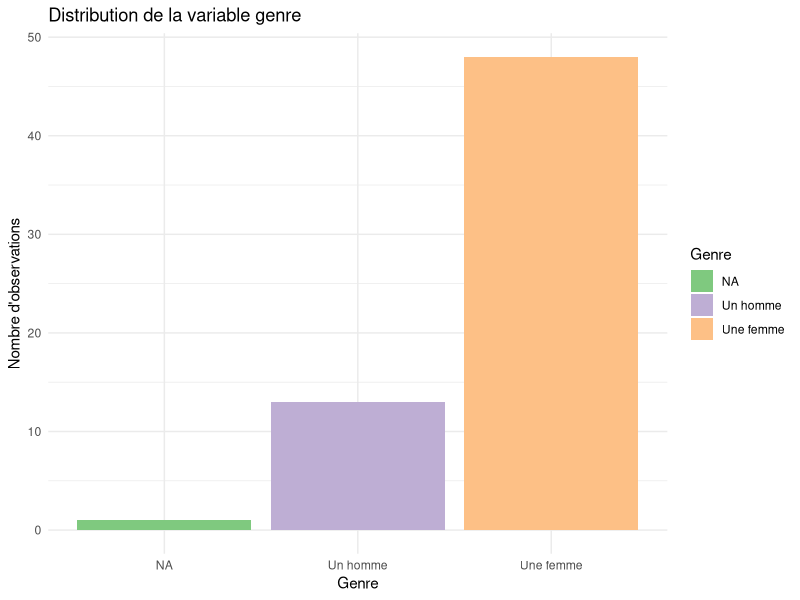
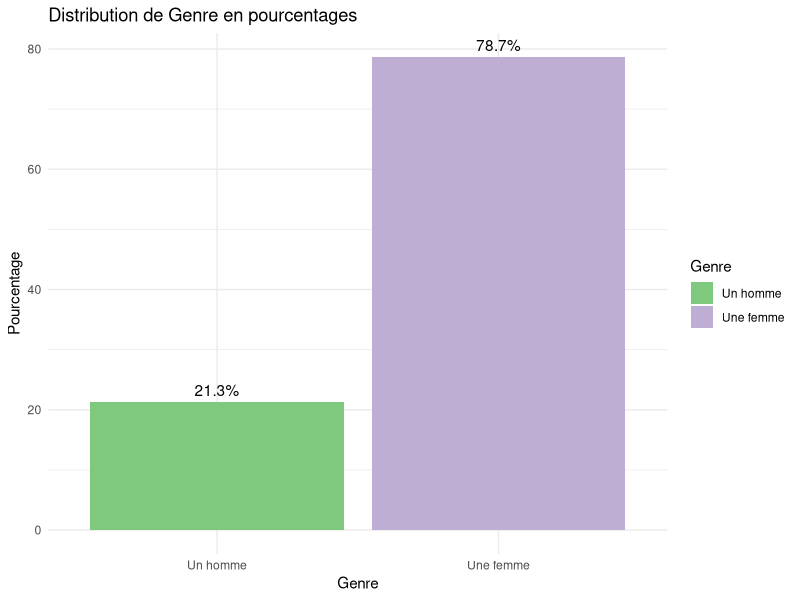
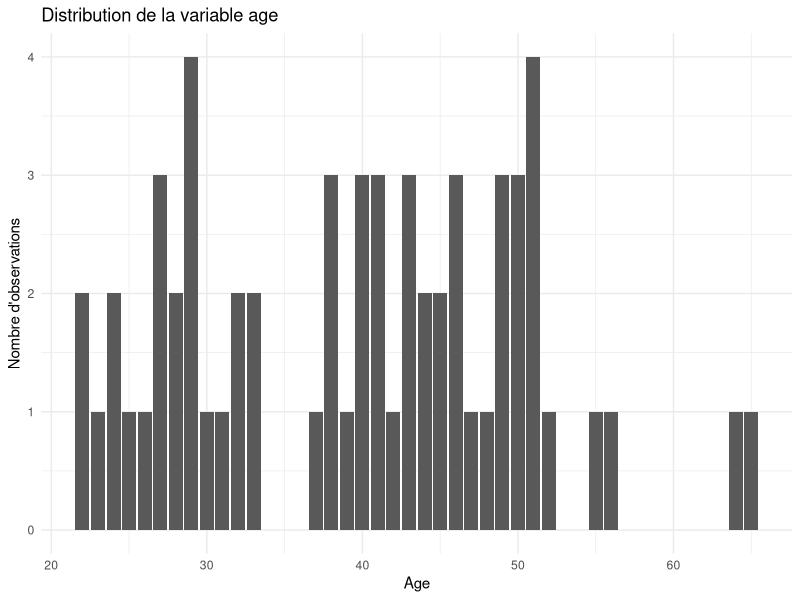
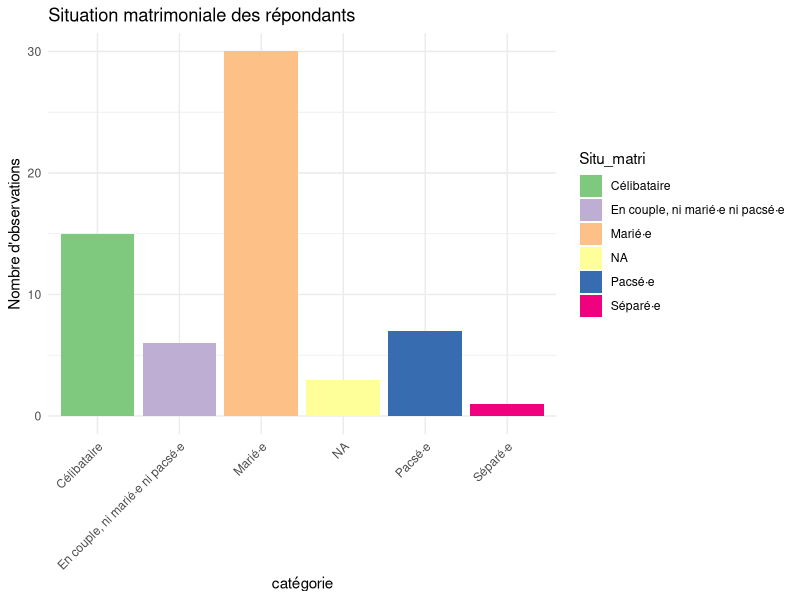
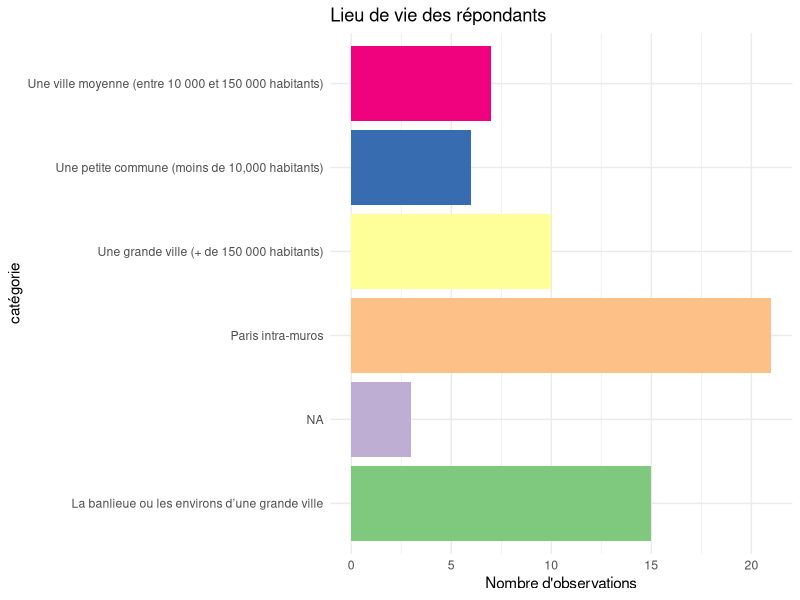
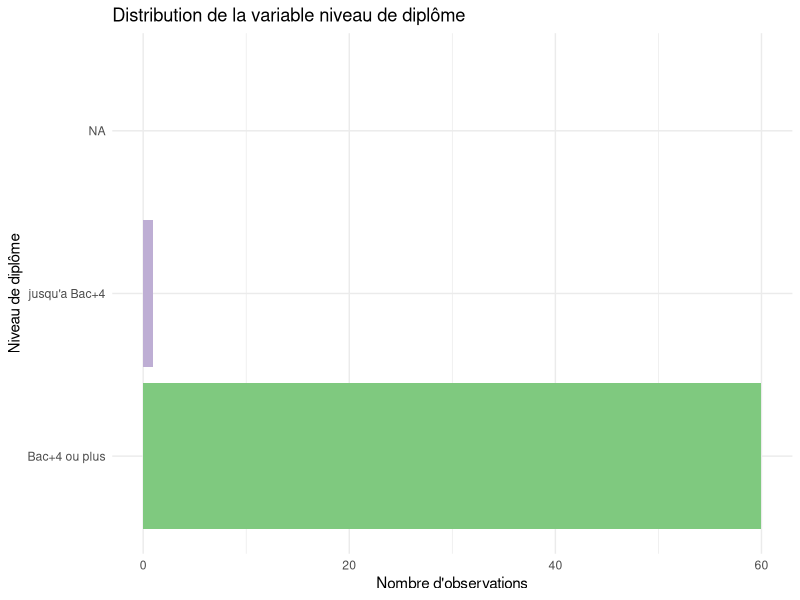
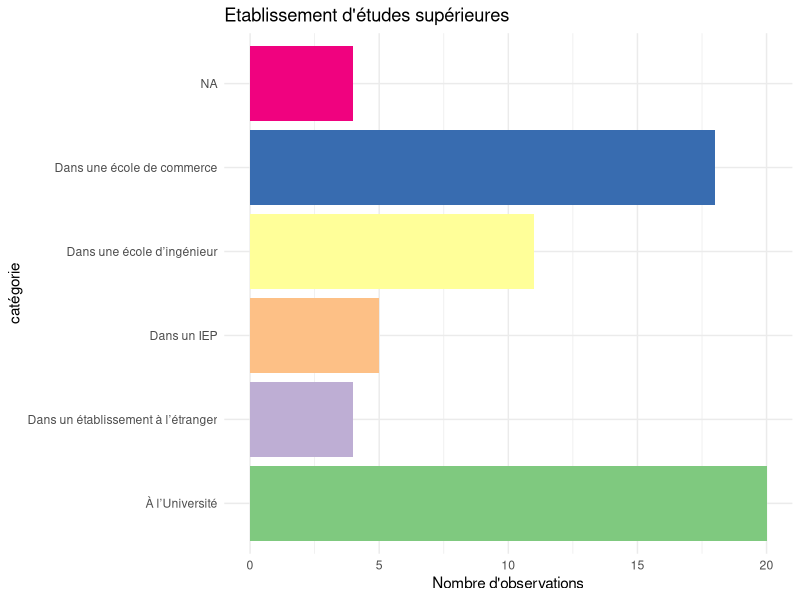
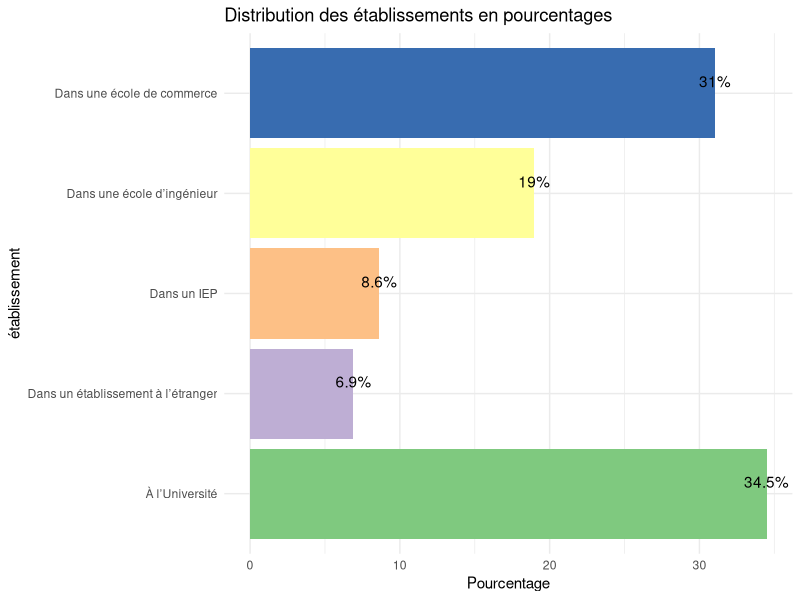

Reproduce these figures in R, in order.
setwd("PROVIRCAP")
data <- read.csv("data_assoquest_recoded_fmt.csv")

library(dplyr)
library(ggplot2)

#on créé le dataframe droits humains
data_dh <- data %>%
  filter(Dep_rse3_6=='Oui')%>%
  select(-Dep_rse3_2, -Dep_rse3_3, -Dep_rse3_4, -Dep_rse3_5, -Dep_rse3_1, -Dep_rse3_7)%>%
  rename(mission = Dep_rse3_6)%>%
  mutate(mission = case_when(
    mission =='Oui'~'droits humains',
    TRUE ~ mission))
print(data_dh$mission[1:20])

## STATISTIQUES DECRIPTIVES

# Variable de genre
data_dh <- data_dh %>%
  mutate(Genre = ifelse(is.na(Genre), "NA", Genre))
p <- ggplot(data_dh, aes(x = Genre, fill=Genre)) +
  geom_bar() +
  labs(title = "Distribution de la variable genre",
       x = "Genre",
       y = "Nombre d'observations") +
  scale_fill_brewer(palette = "Accent")+
  theme_minimal()
  
print(p)
ggsave(filename = "genre_dh.png", plot = p, width = 8, height = 6)

filtered_data <- data_dh %>%
  filter(Genre != "NA") %>%
  group_by(Genre) %>%
  summarise(count = n()) %>%
  mutate(percentage = count / sum(count) * 100)

p<- ggplot(filtered_data, aes(x = Genre, y = percentage, fill=Genre)) +
  geom_bar(stat = "identity") +
  geom_text(aes(label = paste0(round(percentage, 1), "%")), 
            vjust = -0.5) +  # Ajuste la position verticale des étiquettes
  labs(title = "Distribution de Genre en pourcentages",
       x = "Genre",
       y = "Pourcentage") +
  scale_fill_brewer(palette = "Accent")+
  theme_minimal() 

print(p)
ggsave(filename = "genre_dh_pourcentage.png", plot = p, width = 8, height = 6)






# Variable d'âge
p<-ggplot(data_dh, aes(x = age, fill=age)) +
  geom_bar() +
  labs(title = "Distribution de la variable age",
       x = "Age",
       y = "Nombre d'observations") +
  scale_fill_brewer(palette = "Accent")+
  theme_minimal()
print(p)
ggsave(filename = "age_dh.png", plot = p, width = 8, height = 6)





# Situation matrimoniale
data_dh <- data_dh %>%
  mutate(Situ_matri = ifelse(is.na(Situ_matri), "NA", Situ_matri))
p<- ggplot(data_dh, aes(x = Situ_matri, fill=Situ_matri)) +
  geom_bar() +
  labs(title = "Situation matrimoniale des répondants",
       x = "catégorie",
       y = "Nombre d'observations") +
  theme_minimal() +
  scale_fill_brewer(palette = "Accent")+
  theme(axis.text.x = element_text(angle = 45, hjust = 1))
print(p)
ggsave(filename = "situ_matri_dh.png", plot = p, width = 8, height = 6)



#Lieu de vie
data_dh <- data_dh %>%
  mutate(Lieu_vie = ifelse(is.na(Lieu_vie), "NA", Lieu_vie))
p<- ggplot(data_dh, aes(x = Lieu_vie, fill=Lieu_vie)) +
  geom_bar() +
  labs(title = "Lieu de vie des répondants",
       x = "catégorie",
       y = "Nombre d'observations") +
  scale_fill_brewer(palette = "Accent")+
  theme_minimal() +
  theme(legend.position = "none")+
  coord_flip()

print(p)
ggsave(filename = "lieu_vie_dh.png", plot = p, width = 8, height = 6)





#Diplome le plus élevé
data_dh <- data_dh %>%
  mutate(dipl_niv_short = case_when(
    Dipl_niv == "Un diplôme universitaire correspondant à au moins 4 années d’études supérieures après le baccalauréat (maîtris" ~ "Bac+4 ou plus",
    Dipl_niv == "Un diplôme universitaire correspondant à moins de 4 années d’études supérieures après le baccalauréat (par exem" ~ "jusqu'a Bac+4",
    Dipl_niv == "Le baccalauréat ou un certificat d’études ou un diplôme de l’enseignement secondaire autre que le baccalauréat (" ~ "Bac",
    TRUE ~ Dipl_niv  # Pour garder les autres valeurs inchangées
  ))

p<- ggplot(data_dh, aes(x = dipl_niv_short, fill=dipl_niv_short)) +
  geom_bar() +
  labs(title = "Distribution de la variable niveau de diplôme",
       x = "Niveau de diplôme",
       y = "Nombre d'observations") +
  scale_fill_brewer(palette = "Accent")+
  theme_minimal() +
  theme(legend.position = "none")+
  coord_flip()
print(p)
ggsave(filename = "diplome_dh.png", plot = p, width = 8, height = 6)






#établissement d'études supérieures 
data_dh <- data_dh %>%
  mutate(Type_etudsup = ifelse(is.na(Type_etudsup), "NA", Type_etudsup))
p<- ggplot(data_dh, aes(x = Type_etudsup, fill=Type_etudsup)) +
  geom_bar() +
  labs(title = "Etablissement d'études supérieures",
       x = "catégorie",
       y = "Nombre d'observations") +
  theme_minimal() +
  scale_fill_brewer(palette = "Accent")+
  theme(legend.position = "none")+
  coord_flip()

print(p)
ggsave(filename = "etude_sup_dh.png", plot = p, width = 8, height = 6)

filtered_data <- data_dh %>%
  filter(Type_etudsup != "NA") %>%
  group_by(Type_etudsup) %>%
  summarise(count = n()) %>%
  mutate(percentage = count / sum(count) * 100)

p<- ggplot(filtered_data, aes(x = Type_etudsup, y = percentage, fill=Type_etudsup)) +
  geom_bar(stat = "identity") +
  geom_text(aes(label = paste0(round(percentage, 1), "%")), 
            vjust = -0.5) +  # Ajuste la position verticale des étiquettes
  labs(title = "Distribution des établissements en pourcentages",
       x = "établissement",
       y = "Pourcentage") +
  theme_minimal() +
  scale_fill_brewer(palette = "Accent")+
  theme(legend.position = "none")+
  coord_flip()
  

print(p)
ggsave(filename = "etude_sup_pourcentage_dh.png", plot = p, width = 8, height = 6)





#Discipline du cursus:

filtered_data <- data_dh %>%
  mutate(Spe_etudsup= case_when(
    Spe_etudsup == "Sciences humaines et sociales (histoire, sociologie, philosophie, psychologie, sciences politiques, ...)" ~ "Sciences humaines et sociales",
    TRUE ~ Spe_etudsup
  )) %>%
  filter(!is.na(Spe_etudsup)) %>%
  group_by(Spe_etudsup) %>%
  summarise(count = n()) %>%
  mutate(percentage = count / sum(count) * 100)

p<- ggplot(filtered_data, aes(x = Spe_etudsup, y = percentage, fill=Spe_etudsup)) +
  geom_bar(stat = "identity") +
  geom_text(aes(label = paste0(round(percentage, 1), "%")), 
            vjust = -0.5) +  
  labs(title = "Discipline du cursus",
       x = "spécialité",
       y = "Pourcentage") +
  theme_minimal() +
  scale_fill_brewer(palette = "Accent")+
  theme(legend.position = "none")+
  coord_flip()

print(p)
ggsave(filename = "ediscipline_cursus_dh.png", plot = p, width = 8, height = 6)






#Statut d'emploi
data_dh <- data_dh %>%
  mutate(Emp_cont_short = case_when(
    Emp_cont == "Statut d'indépendant·e (Auto-entrepreneur·se, portage salarial, société unipersonnelle...)" ~ "Indépendant.e",
    TRUE ~ Emp_cont  # Pour garder les autres valeurs inchangées
  ))


p<-ggplot(data_dh, aes(x = Emp_cont_short, fill=Emp_cont_short)) +
  geom_bar() +
  labs(title = "Statut d'emploi",
       x = "",
       y = "Nombre d'observations") +
  theme_minimal() +
  scale_fill_brewer(palette = "Accent")+
  theme(legend.position = "none")+
  coord_flip()

print(p)
ggsave(filename = "statut_emploi_dh.png", plot = p, width = 8, height = 6)





#Type de cadre

filtered_data <- data_dh %>%
  filter(!is.na(cadre_inout)) %>%
  group_by(cadre_inout) %>%
  summarise(count = n()) %>%
  mutate(percentage = count / sum(count) * 100)

p<- ggplot(filtered_data, aes(x = cadre_inout, y = percentage, fill=cadre_inout)) +
  geom_bar(stat = "identity") +
  geom_text(aes(label = paste0(round(percentage, 1), "%")), 
            vjust = -0.5) +  # Ajuste la position verticale des étiquettes
  labs(title = "type de cadre",
       x = "",
       y = "Pourcentage") +
  theme_minimal() +
  scale_fill_brewer(palette = "Accent")+
  theme(legend.position = "none")

print(p)
ggsave(filename = "type_cadre_dh.png", plot = p, width = 8, height = 6)





#type d'emploi des consultant.es

df_filtered <- data_dh %>% 
  filter(Emp_cons == "Oui")

df_filtered <- df_filtered %>%
  mutate(emp_cont_grouped = ifelse(Emp_cont == "Statut d'indépendant·e (Auto-entrepreneur·se, portage salarial, société unipersonnelle...)", "freelance", 
                                   ifelse(Emp_cont %in% c("CDD", "CDI"), "CDD/CDI", NA)))

p<- ggplot(df_filtered, aes(x = emp_cont_grouped, fill=emp_cont_grouped)) +
  geom_bar() +
  labs(title = "Répartition des types de contrats",
       x = "Type de contrat",
       y = "Nombre d'observations")+
  theme_minimal()+
  scale_fill_brewer(palette = "Accent")+
  theme(legend.position = "none")

print(p)
ggsave(filename = "emploi_cons_dh.png", plot = p, width = 8, height = 6)


filtered_data <- df_filtered %>%
  filter(!is.na(emp_cont_grouped)) %>%
  group_by(emp_cont_grouped) %>%
  summarise(count = n()) %>%
  mutate(percentage = count / sum(count) * 100)
p<- ggplot(filtered_data, aes(x = emp_cont_grouped, y = percentage, fill=emp_cont_grouped)) +
  geom_bar(stat = "identity") +
  geom_text(aes(label = paste0(round(percentage, 1), "%")), 
            vjust = -0.5) +  # Ajuste la position verticale des étiquettes
  labs(title = "type de cadre",
       x = "",
       y = "Pourcentage") +
  theme_minimal() +
  scale_fill_brewer(palette = "Accent")+
  theme(legend.position = "none")

print(p)
ggsave(filename = "emploi_cons_purcentage_dh.png", plot = p, width = 8, height = 6)




#Niveau hiérarchique 
filtered_data <- data_dh %>%
  filter(!is.na(Emp_statut)) %>%
  group_by(Emp_statut) %>%
  summarise(count = n()) %>%
  mutate(percentage = count / sum(count) * 100)
p<- ggplot(filtered_data, aes(x = Emp_statut, y = percentage, fill=Emp_statut)) +
  geom_bar(stat = "identity") +
  geom_text(aes(label = paste0(round(percentage, 1), "%")), 
            vjust = -0.5) +  # Ajuste la position verticale des étiquettes
  labs(title = "type de cadre",
       x = "",
       y = "Pourcentage") +
  theme_minimal() +
  scale_fill_brewer(palette = "Accent")+
  theme(legend.position = "none")+
  coord_flip()

print(p)
ggsave(filename = "niveau_hiérarchique_dh.png", plot = p, width = 8, height = 6)





#Tableau descriptif de l'âge selon les différents postes
descriptives <- data_dh %>%
  group_by(Emp_statut) %>%
  summarise(
    mean_age = mean(age, na.rm = TRUE),
    min_age = min(age, na.rm = TRUE),
    max_age = max(age, na.rm = TRUE),
    sd_age = sd(age, na.rm = TRUE)
  )

print(descriptives)
write.table(descriptives, "tableau_dh.txt", sep = "\t", row.names = FALSE)



#Niveau hiérarchique simplifié :
filtered_data <- data_dh %>%
  filter(!is.na(Emp_statut_rec2)) %>%
  group_by(Emp_statut_rec2) %>%
  summarise(count = n()) %>%
  mutate(percentage = count / sum(count) * 100)
p<-ggplot(filtered_data, aes(x = Emp_statut_rec2, y = percentage, fill=Emp_statut_rec2)) +
  geom_bar(stat = "identity") +
  geom_text(aes(label = paste0(round(percentage, 1), "%")), 
            vjust = -0.5) +  # Ajuste la position verticale des étiquettes
  labs(title = "type de cadre",
       x = "",
       y = "Pourcentage") +
  theme_minimal()+
  scale_fill_brewer(palette = "Accent")+
  theme(legend.position = "none")


print(p)
ggsave(filename = "hiérarchie_simple_dh.png", plot = p, width = 8, height = 6)







#Un escalator de verre? Emp_statut_rec3

gender_distribution <- data_dh %>%
  filter(!is.na(Emp_statut_rec3))%>%
  filter(!is.na(Genre)) %>%
  group_by(Emp_statut_rec3, Genre) %>%
  summarise(count = n()) %>%
  mutate(percentage = count / sum(count) * 100) %>%
  ungroup()

p<-ggplot(gender_distribution, aes(x = Emp_statut_rec3, y = percentage, fill = Genre)) +
  geom_bar(stat = "identity", position = "stack") +
  geom_text(aes(label = paste0(round(percentage), "%")), position = position_stack(vjust = 0.5)) +
  labs(title = "Répartition du Genre par Statut d'Emploi",
       x = "Statut d'Emploi",
       y = "Pourcentage",
       fill = "Genre") +
  theme_minimal()

print(p)
ggsave(filename = "répartition_hf_dh.png", plot = p, width = 8, height = 6)









#Type d'organisation employeuse 

data_dh <- data_dh %>%
  mutate(Org_type = ifelse(is.na(Org_type), "NA", Org_type))
p<- ggplot(data_dh, aes(x = Org_type, fill=Org_type)) +
  geom_bar() +
  labs(title = "Type d'organisation employeuse",
       x = "catégorie",
       y = "Nombre d'observations") +
  theme_minimal() +
  scale_fill_brewer(palette = "Accent")+
  theme(legend.position = "none")+
  coord_flip()
  
print(p)
ggsave(filename = "organisation_dh.png", plot = p, width = 8, height = 6)




#Niveau hérarchique (hors consultant.es)

filtered_data <- data_dh %>%
  filter(Emp_cons == "Non") %>%
  mutate(Emp_statut = ifelse(is.na(Emp_statut), "NA", Emp_statut))

p<- ggplot(filtered_data, aes(x = Emp_statut, fill=Emp_statut)) +
  geom_bar() +
  labs(title = "Niveau hiérarchique (hors consultant.es)",
       x = "Niveau hiérarchique",
       y = "Nombre d'observations") +
  theme_minimal() +
  scale_fill_brewer(palette = "Accent")+
  theme(legend.position = "none")+
  coord_flip()

print(p)
ggsave(filename = "hiérarchie_dh.png", plot = p, width = 8, height = 6)






#Niveau hiérarchique (consultant.es seulement)
filtered_data <- data_dh %>%
  filter(Emp_cons == "Oui") %>%
  mutate(Emp_statut_cons = ifelse(is.na(Emp_statut_cons), "NA", Emp_statut_cons))

p<-ggplot(filtered_data, aes(x = Emp_statut_cons, fill=Emp_statut_cons)) +
  geom_bar() +
  labs(title = "Niveau hiérarchique (consultant.es seulement)",
       x = "Niveau hiérarchique",
       y = "Nombre d'observations") +
  theme_minimal() +
  scale_fill_brewer(palette = "Accent")+
  theme(legend.position = "none")+
  coord_flip()

print(p)
ggsave(filename = "hiérarchie_cons_dh.png", plot = p, width = 8, height = 6)






#Année du premier CDD ou CDI de la carrière
p<-ggplot(data_dh, aes(x = Prem_contrat_annee)) +
  geom_bar() +
  labs(title = "Année du premier CDD ou CDI de la carrière",
       x = "année",
       y = "Nombre d'observations") +
  theme_minimal()

print(p)
ggsave(filename = "premier_emploi_dh.png", plot = p, width = 8, height = 6)




#Année du premier poste en RSE
p<- ggplot(data_dh, aes(x = Prem_rse_annee_rec)) +
  geom_bar() +
  labs(title = "Année du premier poste en RSE",
       x = "année",
       y = "Nombre d'observations") +
  theme_minimal()

print(p)
ggsave(filename = "premier_rse_dh.png", plot = p, width = 8, height = 6)

unique_values <- unique(data$Emp_cont)
print(unique_values)



